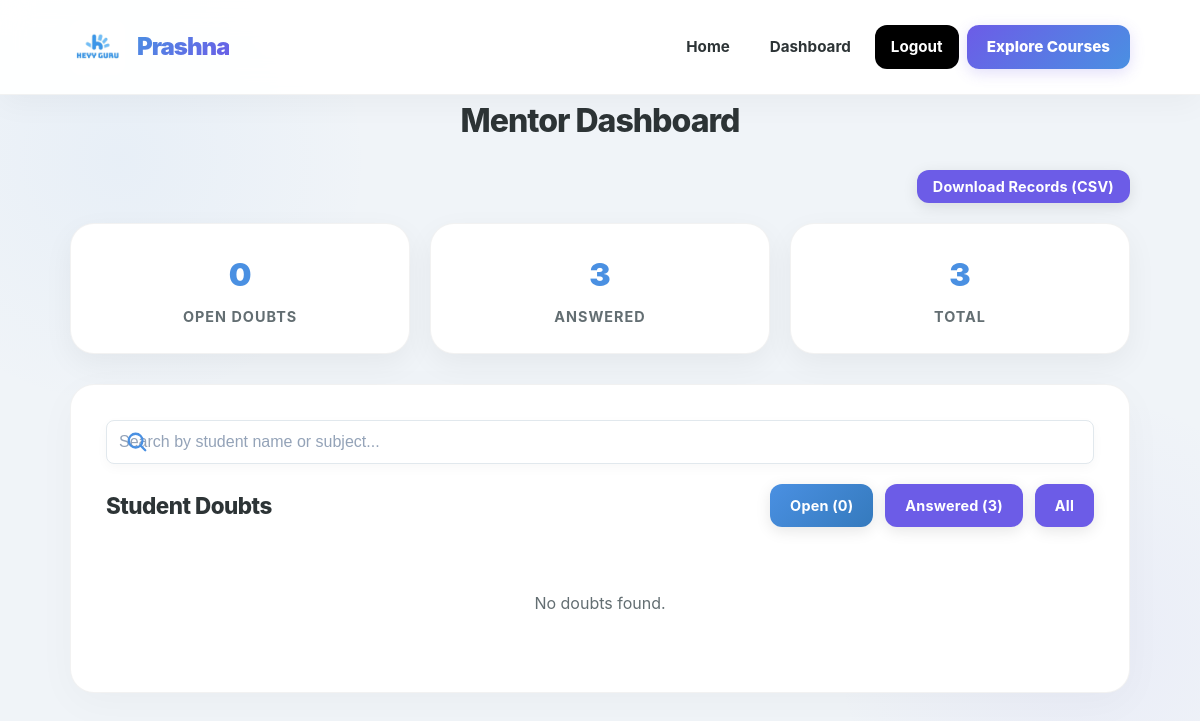
The page /mentor/dashboard.php (signed in) on the database as committed earlier.
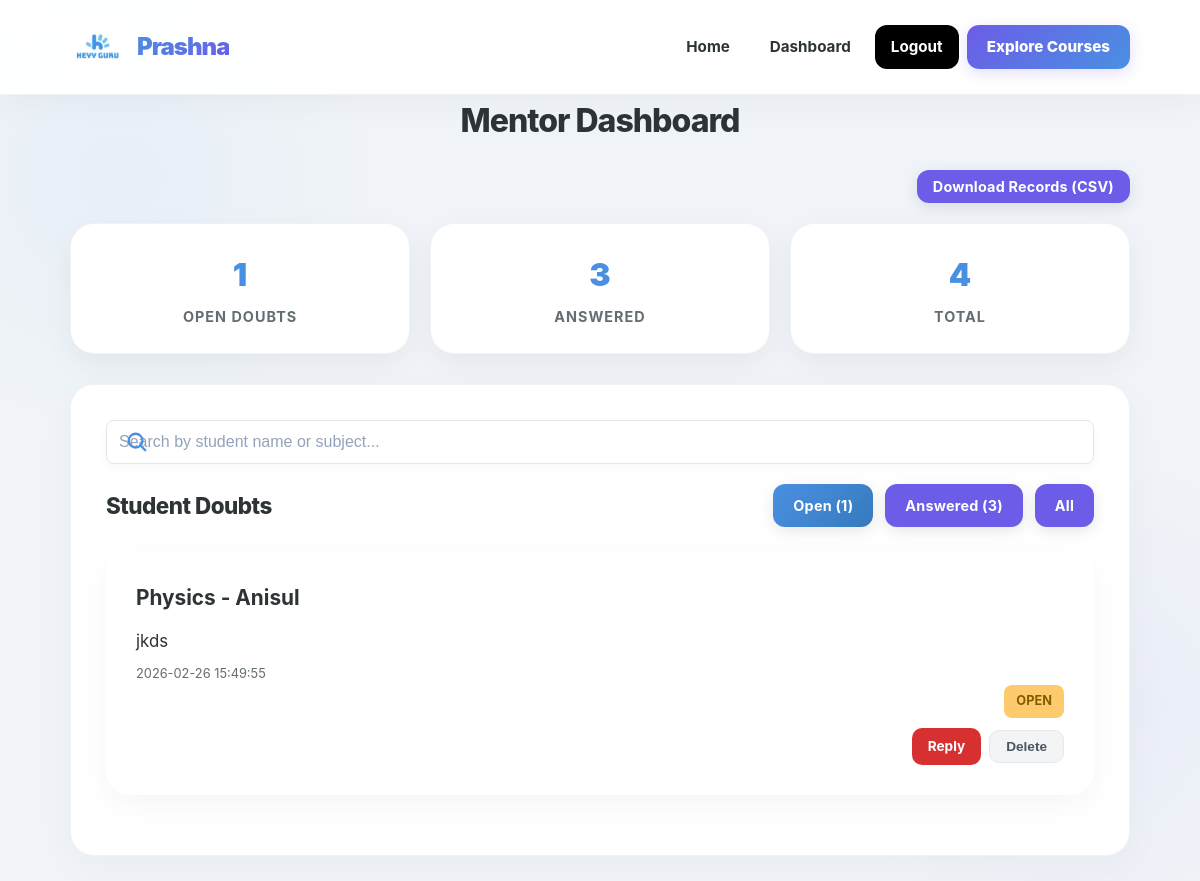
The same page on the database as committed later.
### tables this page shows
CREATE TABLE doubts (
        id INTEGER PRIMARY KEY AUTOINCREMENT,
        student_id INTEGER NOT NULL,
        subject TEXT NOT NULL,
        question_text TEXT NOT NULL,
        status TEXT NOT NULL DEFAULT 'open' CHECK(status IN ('open','answered')),
        created_at DATETIME NOT NULL DEFAULT (datetime('now')),
        answered_at DATETIME DEFAULT NULL,
        FOREIGN KEY (student_id) REFERENCES users(id) ON DELETE CASCADE
    );

CREATE TABLE users (
        id INTEGER PRIMARY KEY AUTOINCREMENT,
        role TEXT NOT NULL DEFAULT 'student' CHECK(role IN ('student','mentor')),
        name TEXT NOT NULL,
        phone TEXT NOT NULL,
        email TEXT DEFAULT NULL,
        password_hash TEXT NOT NULL,
        created_at DATETIME NOT NULL DEFAULT (datetime('now'))
    );

### helpers.php (called while the page is built, shortened)
<?php
function h(?string $s): string {
    return htmlspecialchars($s ?? '', ENT_QUOTES, 'UTF-8');
}

### mentor/dashboard.php (the view, shortened to what the changed rows need)
<?php
require_once __DIR__ . '/../helpers.php';
$pdo = getDB();
$filter = $_GET['filter'] ?? 'open';
if ($filter === 'all') {
    $stmt = $pdo->prepare("SELECT d.*, u.name as student_name FROM doubts d JOIN users u ON d.student_id = u.id ORDER BY d.created_at DESC");
    $stmt->execute();
} else {
    $stmt = $pdo->prepare("SELECT d.*, u.name as student_name FROM doubts d JOIN users u ON d.student_id = u.id WHERE d.status = ? ORDER BY d.created_at DESC");
    $stmt->execute([$filter]);
}
$doubts = $stmt->fetchAll();
$countOpen = $pdo->query("SELECT COUNT(*) as c FROM doubts WHERE status='open'")->fetch()['c'];
$countAnswered = $pdo->query("SELECT COUNT(*) as c FROM doubts WHERE status='answered'")->fetch()['c'];
?>
<!DOCTYPE html>
<html lang="en">
<head>
    <link rel="stylesheet" href="/css/style.css">
</head>
<body>
    <div class="container">
        <h1 class="page-title">Mentor Dashboard</h1>
        <div class="stats">
            <div class="stat-card">
                <div class="number"><?= $countOpen ?></div>
                <div class="label">Open Doubts</div>
            </div>
            <div class="stat-card">
                <div class="number"><?= $countOpen + $countAnswered ?></div>
                <div class="label">Total</div>
            </div>
        </div>
        <div class="card">
            <div style="display:flex;justify-content:space-between;align-items:center;margin-bottom:24px;" class="card-header-flex">
                <h2 style="font-size:1.4rem; font-weight:850; color:var(--text); letter-spacing:-0.5px;">Student Doubts</h2>
                <div style="display:flex;gap:12px;flex-wrap:wrap;">
                    <a href="?filter=open" class="btn <?= $filter === 'open' ? 'btn-primary' : 'btn-secondary' ?>" style="padding:10px 20px; border-radius:12px; font-size:0.9rem;">Open (<?= $countOpen ?>)</a>
                    <a href="?filter=answered" class="btn <?= $filter === 'answered' ? 'btn-primary' : 'btn-secondary' ?>" style="padding:10px 20px; border-radius:12px; font-size:0.9rem;">Answered (<?= $countAnswered ?>)</a>
                    <a href="?filter=all" class="btn <?= $filter === 'all' ? 'btn-primary' : 'btn-secondary' ?>" style="padding:10px 20px; border-radius:12px; font-size:0.9rem;">All</a>
                </div>
            </div>
            <?php if (empty($doubts)): ?>
                <div class="empty-state">
                    <p>No doubts found.</p>
                </div>
            <?php else: ?>
                <div class="doubt-list">
                    <?php foreach ($doubts as $d): ?>
                        <div class="doubt-item-container <?= $d['status'] === 'answered' ? 'answered' : '' ?>">
                            <div class="doubt-item">
                                <div class="doubt-info">
                                    <h3><?= h($d['subject']) ?> - <?= h($d['student_name']) ?></h3>
                                    <p><?= h(mb_strimwidth($d['question_text'], 0, 150, '...')) ?></p>
                                    <p style="margin-top:8px;font-size:0.8rem;color:var(--text-light);"><?= h($d['created_at']) ?></p>
                                </div>
                                <div class="doubt-meta">
                                    <span class="badge badge-<?= $d['status'] ?>"><?= h($d['status']) ?></span>
                                    <div style="display:flex; gap:8px; align-items: center;">
                                        <a href="/mentor/view_doubt.php?id=<?= $d['id'] ?>" class="btn-view-custom">
                                            <?= $d['status'] === 'open' ? 'Reply' : 'View' ?>
                                        </a>
                                        <form method="POST" onsubmit="return confirm('Are you sure you want to delete this doubt?');" style="display:inline; margin:0;">
                                            <button type="submit" class="btn-delete-custom">Delete</button>
                                        </form>
                                    </div>
                                </div>
                            </div>
                        </div>
                    <?php endforeach; ?>
                </div>
            <?php endif; ?>
        </div>
    </div>
</body>
</html>

Rows that differ between the two databases and show on the page:
added doubts: subject "Physics", student.name "Anisul", question_text "jkds", created_at "2026-02-26 15:49:55", status "OPEN", shows "Reply"
Other text that changed with them:
$countOpen: "0" → "1"
$countOpen + $countAnswered: "3" → "4"
text no longer shown: "No doubts found."
